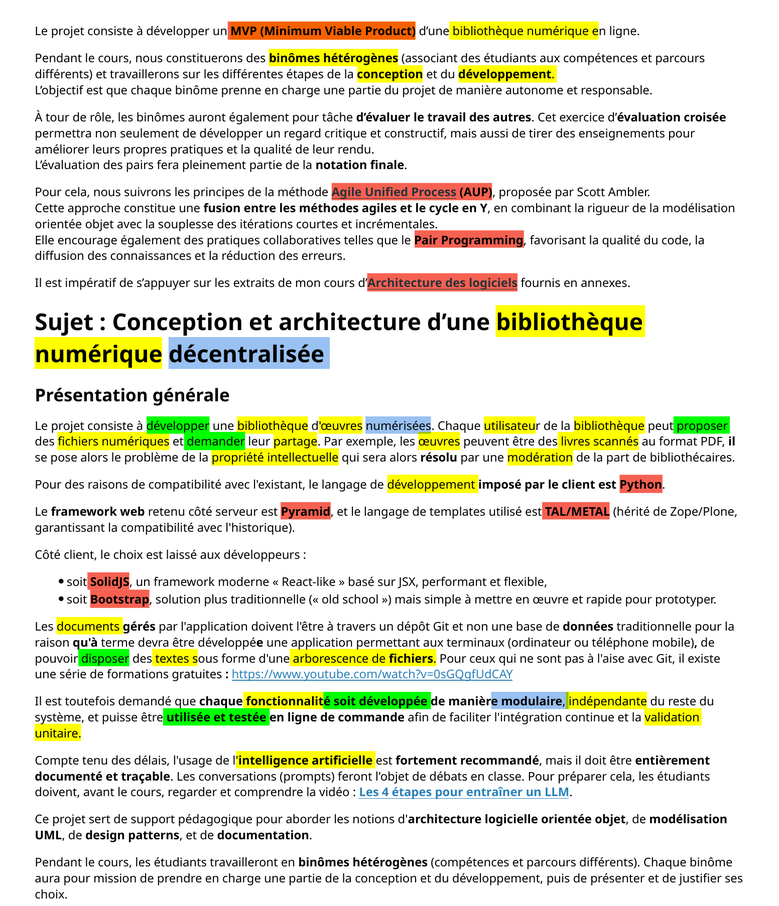
#> input picture 1.png, 779 x 906 px, shrunk from 1552 x 1806 before the run
$ python -i pdf_cleaner_and_enhancer.py   (imports and definitions only)
#> lines starting #> are read from the running program, lines starting #| are printed output that depends on the picture
#> further down, picture is the input picture: PIL image 779x906 RGBA; mean R, G, B, A 228.7, 229, 214.3, 255
import fitz  # PyMuPDF
from PIL import Image, ImageEnhance, ImageFilter, ImageOps
import io
from pathlib import Path

from config import CLEANED_PARTS_DIR, RAW_PARTS_DIR

def enhance_image_for_ocr(pil_img):
    """
    Enhance image quality for better OCR results
    """
    if pil_img.mode != 'RGB':
        pil_img = pil_img.convert('RGB')

    # Increase contrast
    enhancer = ImageEnhance.Contrast(pil_img)
    pil_img = enhancer.enhance(1.8)
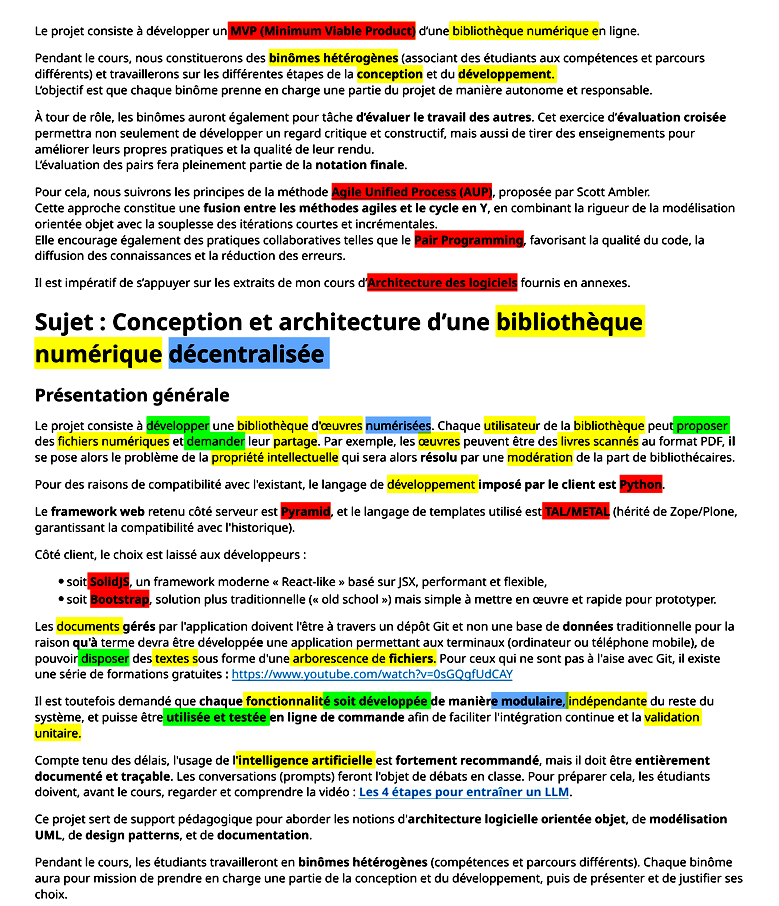
#> pil_img: PIL image 779x906 RGB; mean R, G, B 221.6, 220.7, 207.2

    # Increase sharpness
    enhancer = ImageEnhance.Sharpness(pil_img)
    pil_img = enhancer.enhance(2.0)

    # Increase brightness
    enhancer = ImageEnhance.Brightness(pil_img)
    pil_img = enhancer.enhance(1.1)

    return pil_img

# [100 lines left out: functions smart_crop_content, clean_pdf_pages, clean_all_parts, not called in this run]

>>> from PIL import Image
>>> picture = Image.open('../1.png')
>>> result = enhance_image_for_ocr(picture)

$ run again, on 2.png
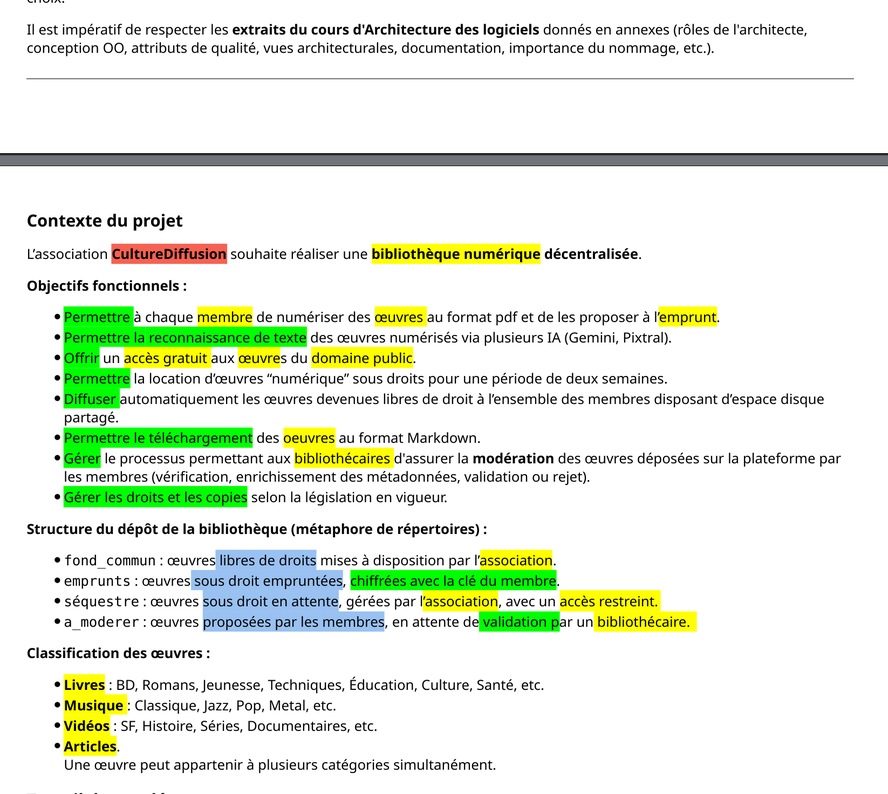
#> input picture 2.png, 888 x 794 px, shrunk from 1646 x 1472 before the run
#> picture is the input picture: PIL image 888x794 RGBA; mean R, G, B, A 230.1, 237.7, 223.1, 255
#> in enhance_image_for_ocr, `pil_img = enhancer.enhance(1.8)`:
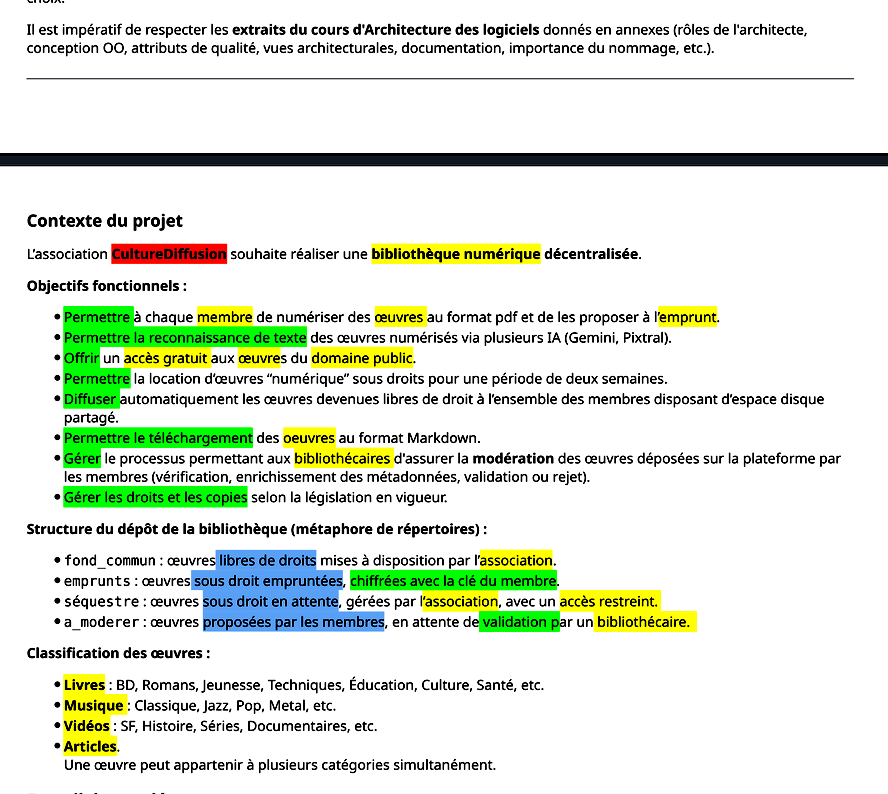
#> pil_img: PIL image 888x794 RGB; mean R, G, B 224, 231.7, 218

$ run again, on Analyse du cahier des charges 1.png
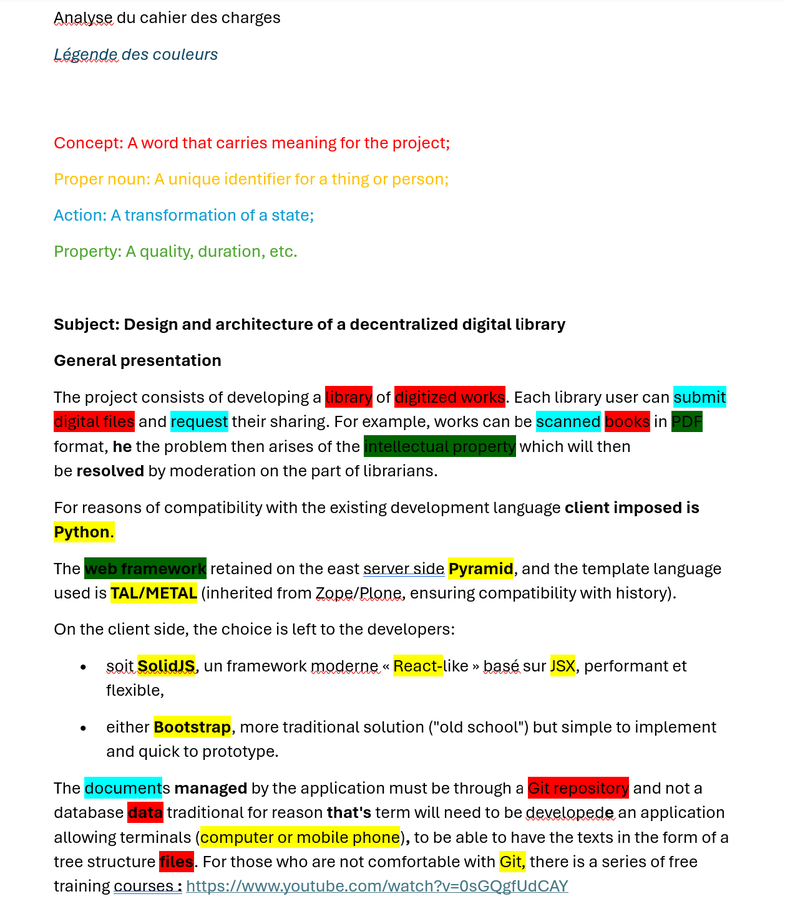
#> input picture Analyse du cahier des charges 1.png, 785 x 899 px, shrunk from 1258 x 1442 before the run
#> picture is the input picture: PIL image 785x899 RGBA; mean R, G, B, A 238.1, 237.3, 232.1, 255
#> in enhance_image_for_ocr, `pil_img = enhancer.enhance(1.8)`:
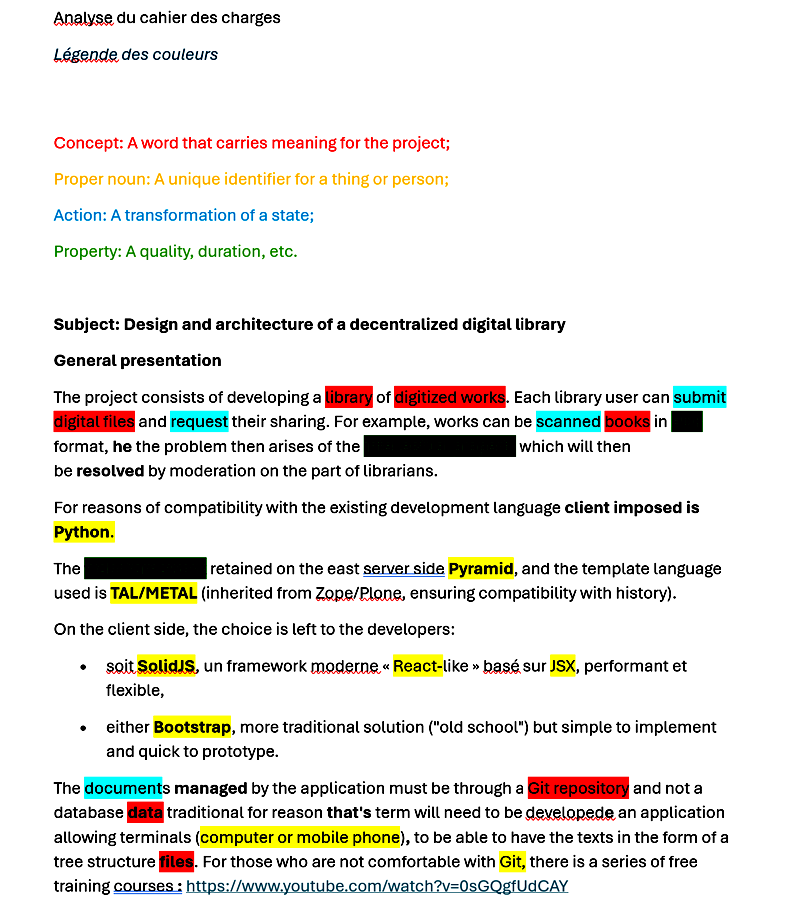
#> pil_img: PIL image 785x899 RGB; mean R, G, B 234.5, 232.8, 228.4

$ run again, on Analyse du cahier des charges 2.png
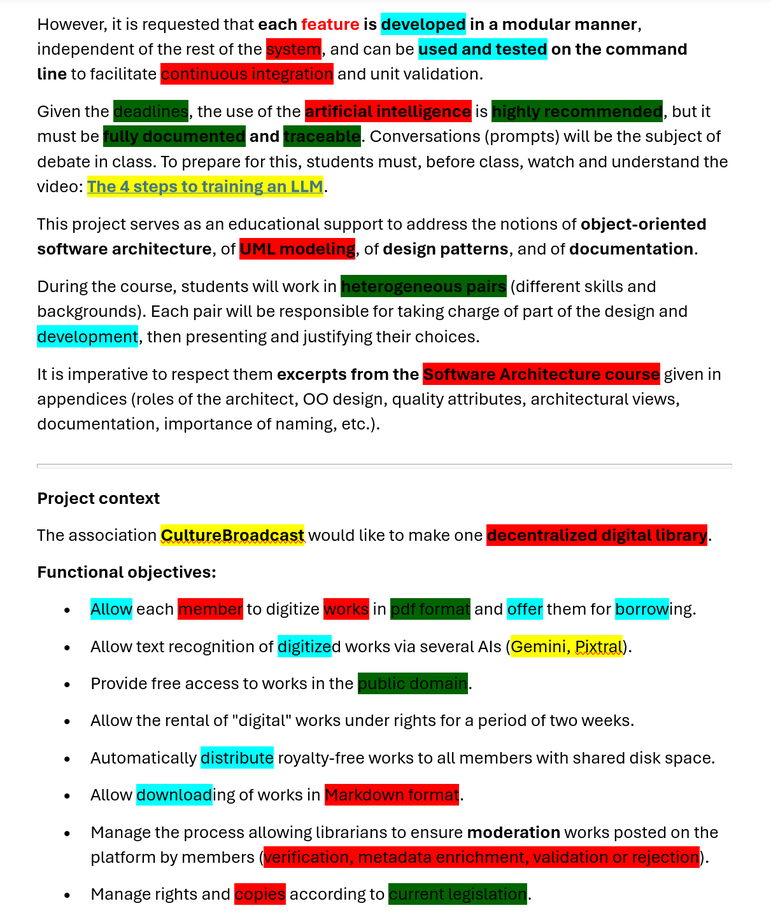
#> input picture Analyse du cahier des charges 2.png, 771 x 915 px, shrunk from 1211 x 1438 before the run
#> picture is the input picture: PIL image 771x915 RGBA; mean R, G, B, A 225.9, 221.5, 216.1, 255
#> in enhance_image_for_ocr, `pil_img = enhancer.enhance(1.8)`:
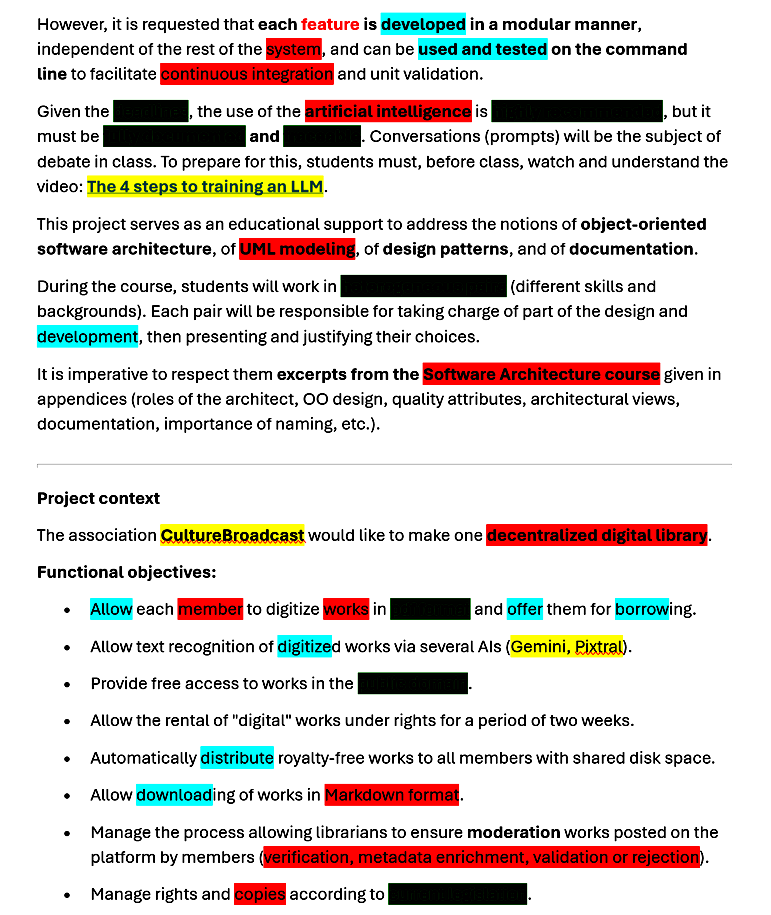
#> pil_img: PIL image 771x915 RGB; mean R, G, B 222.1, 215.6, 212.5
